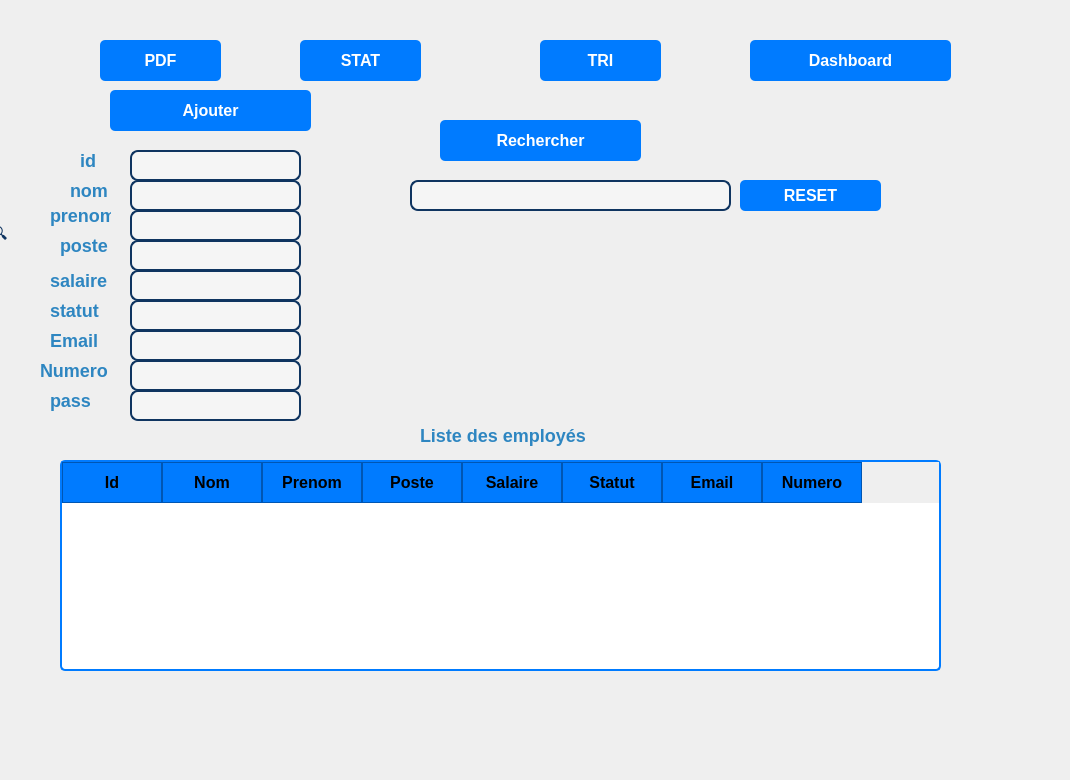
    <widget class="QWidget" name="page_1">
     <widget class="QWidget" name="maincontent_2" native="true">
      <property name="geometry">
       <rect>
        <x>-20</x>
        <y>20</y>
        <width>1061</width>
        <height>751</height>
       </rect>
      </property>
      <property name="sizePolicy">
       <sizepolicy hsizetype="Preferred" vsizetype="Preferred">
        <horstretch>10</horstretch>
        <verstretch>16</verstretch>
       </sizepolicy>
      </property>
      <property name="styleSheet">
       <string notr="true">QWidget#maincontent
 {
    background-color: white;
}
</string>
      </property>
      <widget class="QPushButton" name="pushButton_4">
       <property name="geometry">
        <rect>
         <x>120</x>
         <y>20</y>
         <width>121</width>
         <height>41</height>
        </rect>
       </property>
       <property name="styleSheet">
        <string notr="true">QPushButton {
    background-color: #007bff;  /* Bleu */
    color: white;
    border-radius: 5px;
    padding: 8px 15px;
    font-size: 12pt;
    font-weight: bold;
}

QPushButton:hover {
    background-color: #0056b3;  /* Bleu foncé au survol */
}

</string>
       </property>
       <property name="text">
        <string>PDF</string>
       </property>
      </widget>
      <widget class="QLabel" name="label_5">
       <property name="geometry">
        <rect>
         <x>0</x>
         <y>200</y>
         <width>41</width>
         <height>31</height>
        </rect>
       </property>
       <property name="styleSheet">
        <string notr="true">QLabel {
    font-size: 16px;
    color: #0f3460;
    padding-left: 8px;
}
</string>
       </property>
       <property name="text">
        <string>🔍</string>
       </property>
      </widget>
      <widget class="QPushButton" name="btn_stats">
       <property name="geometry">
        <rect>
         <x>320</x>
         <y>20</y>
         <width>121</width>
         <height>41</height>
        </rect>
       </property>
       <property name="styleSheet">
        <string notr="true">QPushButton {
    background-color: #007bff;  /* Bleu */
    color: white;
    border-radius: 5px;
    padding: 8px 15px;
    font-size: 12pt;
    font-weight: bold;
}

QPushButton:hover {
    background-color: #0056b3;  /* Bleu foncé au survol */
}
</string>
       </property>
       <property name="text">
        <string>STAT</string>
       </property>
      </widget>
      <widget class="QLabel" name="label">
       <property name="geometry">
        <rect>
         <x>440</x>
         <y>400</y>
         <width>191</width>
         <height>31</height>
        </rect>
       </property>
       <property name="styleSheet">
        <string notr="true">color: #2E86C1; /* Couleur du texte */
font-size: 18px; /* Taille de la police */
font-weight: bold; /* Texte en gras */</string>
       </property>
       <property name="text">
        <string>Liste des employés</string>
       </property>
      </widget>
      <widget class="QTableWidget" name="tableWidget">
       <property name="geometry">
        <rect>
         <x>80</x>
         <y>440</y>
         <width>881</width>
         <height>211</height>
        </rect>
       </property>
       <property name="styleSheet">
        <string notr="true">QTableWidget {
    border: 2px solid #007bff;
    border-radius: 5px;
    gridline-color: #007bff;
    font-size: 12pt;
    font-weight: bold;
    background-color: white;  /* Add this */
    color: black;           /* Add this */
}

/* Add this to make sure items are visible */
QTableWidget QTableCornerButton::section {
    background-color: #007bff;
    border: 1px solid #0056b3;
}

/* Header Styling */
QHeaderView::section {
    background-color: #007bff; /* Blue header */
    color: black;
    padding: 8px;
    border: 1px solid #0056b3; /* Dark blue border */
    font-size: 12pt;
    font-weight: bold;
}

/* Table Cells */
QTableWidget::item {
    padding: 8px;
	color: black
text-color:black;
}

/* Selected Row Styling */
QTableWidget::item:selected {
    background-color: #0056b3; /* Darker blue */
    color: black;
}
</string>
       </property>
       <column>
        <property name="text">
         <string>Id</string>
        </property>
       </column>
       <column>
        <property name="text">
         <string>Nom</string>
        </property>
       </column>
       <column>
        <property name="text">
         <string>Prenom</string>
        </property>
       </column>
       <column>
        <property name="text">
         <string>Poste</string>
        </property>
       </column>
       <column>
        <property name="text">
         <string>Salaire</string>
        </property>
       </column>
       <column>
        <property name="text">
         <string>Statut</string>
        </property>
       </column>
       <column>
        <property name="text">
         <string>Email</string>
        </property>
       </column>
       <column>
        <property name="text">
         <string>Numero</string>
        </property>
       </column>
      </widget>
      <widget class="QPushButton" name="btn_add">
       <property name="geometry">
        <rect>
         <x>130</x>
         <y>70</y>
         <width>201</width>
         <height>41</height>
        </rect>
       </property>
       <property name="styleSheet">
        <string notr="true">QPushButton {
    background-color: #007bff;  /* Bleu */
    color: white;
    border-radius: 5px;
    padding: 8px 15px;
    font-size: 12pt;
    font-weight: bold;
}

QPushButton:hover {
    background-color: #0056b3;  /* Bleu foncé au survol */
}

</string>
       </property>
       <property name="text">
        <string>Ajouter</string>
       </property>
      </widget>
      <widget class="QLineEdit" name="le_nom">
       <property name="geometry">
        <rect>
         <x>150</x>
         <y>160</y>
         <width>171</width>
         <height>31</height>
        </rect>
       </property>
       <property name="styleSheet">
        <string notr="true">QLineEdit {
    background-color: #f5f5f5;  /* Fond gris clair moderne */
    border: 2px solid #0f3460;  /* Bordure bleu foncé */
    border-radius: 8px;  /* Coins arrondis */
    padding: 8px 12px;  /* Espacement du texte */
    font-size: 14px;
    color: #333;  /* Couleur du texte */
}

QLineEdit:focus {
    border: 2px solid #e94560;  /* Bordure rouge clair quand on clique */
    background-color: white;  /* Fond blanc au focus */
}
</string>
       </property>
      </widget>
      <widget class="QLineEdit" name="le_poste">
       <property name="geometry">
        <rect>
         <x>150</x>
         <y>220</y>
         <width>171</width>
         <height>31</height>
        </rect>
       </property>
       <property name="styleSheet">
        <string notr="true">QLineEdit {
    background-color: #f5f5f5;  /* Fond gris clair moderne */
    border: 2px solid #0f3460;  /* Bordure bleu foncé */
    border-radius: 8px;  /* Coins arrondis */
    padding: 8px 12px;  /* Espacement du texte */
    font-size: 14px;
    color: #333;  /* Couleur du texte */
}

QLineEdit:focus {
    border: 2px solid #e94560;  /* Bordure rouge clair quand on clique */
    background-color: white;  /* Fond blanc au focus */
}
</string>
       </property>
      </widget>
      <widget class="QLineEdit" name="le_prenom">
       <property name="geometry">
        <rect>
         <x>150</x>
         <y>190</y>
         <width>171</width>
         <height>31</height>
        </rect>
       </property>
       <property name="styleSheet">
        <string notr="true">QLineEdit {
    background-color: #f5f5f5;  /* Fond gris clair moderne */
    border: 2px solid #0f3460;  /* Bordure bleu foncé */
    border-radius: 8px;  /* Coins arrondis */
    padding: 8px 12px;  /* Espacement du texte */
    font-size: 14px;
    color: #333;  /* Couleur du texte */
}

QLineEdit:focus {
    border: 2px solid #e94560;  /* Bordure rouge clair quand on clique */
    background-color: white;  /* Fond blanc au focus */
}
</string>
       </property>
      </widget>
      <widget class="QLineEdit" name="le_salaire">
       <property name="geometry">
        <rect>
         <x>150</x>
         <y>250</y>
         <width>171</width>
         <height>31</height>
        </rect>
       </property>
       <property name="styleSheet">
        <string notr="true">QLineEdit {
    background-color: #f5f5f5;  /* Fond gris clair moderne */
    border: 2px solid #0f3460;  /* Bordure bleu foncé */
    border-radius: 8px;  /* Coins arrondis */
    padding: 8px 12px;  /* Espacement du texte */
    font-size: 14px;
    color: #333;  /* Couleur du texte */
}

QLineEdit:focus {
    border: 2px solid #e94560;  /* Bordure rouge clair quand on clique */
    background-color: white;  /* Fond blanc au focus */
}
</string>
       </property>
      </widget>
      <widget class="QLineEdit" name="statut">
       <property name="geometry">
        <rect>
         <x>150</x>
         <y>280</y>
         <width>171</width>
         <height>31</height>
        </rect>
       </property>
       <property name="styleSheet">
        <string notr="true">QLineEdit {
    background-color: #f5f5f5;  /* Fond gris clair moderne */
    border: 2px solid #0f3460;  /* Bordure bleu foncé */
    border-radius: 8px;  /* Coins arrondis */
    padding: 8px 12px;  /* Espacement du texte */
    font-size: 14px;
    color: #333;  /* Couleur du texte */
}

QLineEdit:focus {
    border: 2px solid #e94560;  /* Bordure rouge clair quand on clique */
    background-color: white;  /* Fond blanc au focus */
}
</string>
       </property>
      </widget>
      <widget class="QLineEdit" name="le_numero">
       <property name="geometry">
        <rect>
         <x>150</x>
         <y>340</y>
         <width>171</width>
         <height>31</height>
        </rect>
       </property>
       <property name="styleSheet">
        <string notr="true">QLineEdit {
    background-color: #f5f5f5;  /* Fond gris clair moderne */
    border: 2px solid #0f3460;  /* Bordure bleu foncé */
    border-radius: 8px;  /* Coins arrondis */
    padding: 8px 12px;  /* Espacement du texte */
    font-size: 14px;
    color: #333;  /* Couleur du texte */
}

QLineEdit:focus {
    border: 2px solid #e94560;  /* Bordure rouge clair quand on clique */
    background-color: white;  /* Fond blanc au focus */
}
</string>
       </property>
      </widget>
      <widget class="QLineEdit" name="le_email">
       <property name="geometry">
        <rect>
         <x>150</x>
         <y>310</y>
         <width>171</width>
         <height>31</height>
        </rect>
       </property>
       <property name="styleSheet">
        <string notr="true">QLineEdit {
    background-color: #f5f5f5;  /* Fond gris clair moderne */
    border: 2px solid #0f3460;  /* Bordure bleu foncé */
    border-radius: 8px;  /* Coins arrondis */
    padding: 8px 12px;  /* Espacement du texte */
    font-size: 14px;
    color: #333;  /* Couleur du texte */
}

QLineEdit:focus {
    border: 2px solid #e94560;  /* Bordure rouge clair quand on clique */
    background-color: white;  /* Fond blanc au focus */
}
</string>
       </property>
      </widget>
      <widget class="QLineEdit" name="le_id">
       <property name="geometry">
        <rect>
         <x>150</x>
         <y>130</y>
         <width>171</width>
         <height>31</height>
        </rect>
       </property>
       <property name="styleSheet">
        <string notr="true">QLineEdit {
    background-color: #f5f5f5;  /* Fond gris clair moderne */
    border: 2px solid #0f3460;  /* Bordure bleu foncé */
    border-radius: 8px;  /* Coins arrondis */
    padding: 8px 12px;  /* Espacement du texte */
    font-size: 14px;
    color: #333;  /* Couleur du texte */
}

QLineEdit:focus {
    border: 2px solid #e94560;  /* Bordure rouge clair quand on clique */
    background-color: white;  /* Fond blanc au focus */
}
</string>
       </property>
      </widget>
      <widget class="QLabel" name="label_2">
       <property name="geometry">
        <rect>
         <x>100</x>
         <y>130</y>
         <width>31</width>
         <height>21</height>
        </rect>
       </property>
       <property name="styleSheet">
        <string notr="true">color: #2E86C1; /* Couleur du texte */
font-size: 18px; /* Taille de la police */
font-weight: bold; /* Texte en gras */</string>
       </property>
       <property name="text">
        <string>id</string>
       </property>
      </widget>
      <widget class="QLabel" name="label_3">
       <property name="geometry">
        <rect>
         <x>80</x>
         <y>210</y>
         <width>51</width>
         <height>31</height>
        </rect>
       </property>
       <property name="styleSheet">
        <string notr="true">color: #2E86C1; /* Couleur du texte */
font-size: 18px; /* Taille de la police */
font-weight: bold; /* Texte en gras */</string>
       </property>
       <property name="text">
        <string>poste</string>
       </property>
      </widget>
      <widget class="QLabel" name="label_4">
       <property name="geometry">
        <rect>
         <x>70</x>
         <y>250</y>
         <width>61</width>
         <height>21</height>
        </rect>
       </property>
       <property name="styleSheet">
        <string notr="true">color: #2E86C1; /* Couleur du texte */
font-size: 18px; /* Taille de la police */
font-weight: bold; /* Texte en gras */</string>
       </property>
       <property name="text">
        <string>salaire</string>
       </property>
      </widget>
      <widget class="QLabel" name="label_6">
       <property name="geometry">
        <rect>
         <x>70</x>
         <y>280</y>
         <width>51</width>
         <height>21</height>
        </rect>
       </property>
       <property name="styleSheet">
        <string notr="true">color: #2E86C1; /* Couleur du texte */
font-size: 18px; /* Taille de la police */
font-weight: bold; /* Texte en gras */</string>
       </property>
       <property name="text">
        <string>statut</string>
       </property>
      </widget>
      <widget class="QLabel" name="label_7">
       <property name="geometry">
        <rect>
         <x>90</x>
         <y>160</y>
         <width>41</width>
         <height>21</height>
        </rect>
       </property>
       <property name="styleSheet">
        <string notr="true">color: #2E86C1; /* Couleur du texte */
font-size: 18px; /* Taille de la police */
font-weight: bold; /* Texte en gras */</string>
       </property>
       <property name="text">
        <string>nom</string>
       </property>
      </widget>
      <widget class="QLabel" name="label_8">
       <property name="geometry">
        <rect>
         <x>60</x>
         <y>340</y>
         <width>71</width>
         <height>21</height>
        </rect>
       </property>
       <property name="styleSheet">
        <string notr="true">color: #2E86C1; /* Couleur du texte */
font-size: 18px; /* Taille de la police */
font-weight: bold; /* Texte en gras */</string>
       </property>
       <property name="text">
        <string>Numero</string>
       </property>
      </widget>
      <widget class="QLabel" name="label_9">
       <property name="geometry">
        <rect>
         <x>70</x>
         <y>310</y>
         <width>51</width>
         <height>21</height>
        </rect>
       </property>
       <property name="styleSheet">
        <string notr="true">color: #2E86C1; /* Couleur du texte */
font-size: 18px; /* Taille de la police */
font-weight: bold; /* Texte en gras */</string>
       </property>
       <property name="text">
        <string>Email</string>
       </property>
      </widget>
      <widget class="QLabel" name="label_10">
       <property name="geometry">
        <rect>
         <x>70</x>
         <y>180</y>
         <width>61</width>
         <height>31</height>
        </rect>
       </property>
       <property name="styleSheet">
        <string notr="true">color: #2E86C1; /* Couleur du texte */
font-size: 18px; /* Taille de la police */
font-weight: bold; /* Texte en gras */</string>
       </property>
       <property name="text">
        <string>prenom</string>
       </property>
      </widget>
      <widget class="QLineEdit" name="le_pass">
       <property name="geometry">
        <rect>
         <x>150</x>
         <y>370</y>
         <width>171</width>
         <height>31</height>
        </rect>
       </property>
       <property name="styleSheet">
        <string notr="true">QLineEdit {
    background-color: #f5f5f5;  /* Fond gris clair moderne */
    border: 2px solid #0f3460;  /* Bordure bleu foncé */
    border-radius: 8px;  /* Coins arrondis */
    padding: 8px 12px;  /* Espacement du texte */
    font-size: 14px;
    color: #333;  /* Couleur du texte */
}

QLineEdit:focus {
    border: 2px solid #e94560;  /* Bordure rouge clair quand on clique */
    background-color: white;  /* Fond blanc au focus */
}
</string>
       </property>
      </widget>
      <widget class="QLabel" name="label_11">
       <property name="geometry">
        <rect>
         <x>70</x>
         <y>370</y>
         <width>41</width>
         <height>21</height>
        </rect>
       </property>
       <property name="styleSheet">
        <string notr="true">color: #2E86C1; /* Couleur du texte */
font-size: 18px; /* Taille de la police */
font-weight: bold; /* Texte en gras */</string>
       </property>
       <property name="text">
        <string>pass</string>
       </property>
      </widget>
      <widget class="QPushButton" name="btn_tri">
       <property name="geometry">
        <rect>
         <x>560</x>
         <y>20</y>
         <width>121</width>
         <height>41</height>
        </rect>
       </property>
       <property name="styleSheet">
        <string notr="true">QPushButton {
    background-color: #007bff;  /* Bleu */
    color: white;
    border-radius: 5px;
    padding: 8px 15px;
    font-size: 12pt;
    font-weight: bold;
}

QPushButton:hover {
    background-color: #0056b3;  /* Bleu foncé au survol */
}
</string>
       </property>
       <property name="text">
        <string>TRI</string>
       </property>
      </widget>
      <widget class="QLineEdit" name="le_recherche_nom">
       <property name="geometry">
        <rect>
         <x>430</x>
         <y>160</y>
         <width>321</width>
         <height>31</height>
        </rect>
       </property>
       <property name="styleSheet">
        <string notr="true">QLineEdit {
    background-color: #f5f5f5;  /* Fond gris clair moderne */
    border: 2px solid #0f3460;  /* Bordure bleu foncé */
    border-radius: 8px;  /* Coins arrondis */
    padding: 8px 12px;  /* Espacement du texte */
    font-size: 14px;
    color: #333;  /* Couleur du texte */
}

QLineEdit:focus {
    border: 2px solid #e94560;  /* Bordure rouge clair quand on clique */
    background-color: white;  /* Fond blanc au focus */
}
</string>
       </property>
      </widget>
      <widget class="QPushButton" name="btn_recherche">
       <property name="geometry">
        <rect>
         <x>460</x>
         <y>100</y>
         <width>201</width>
         <height>41</height>
        </rect>
       </property>
       <property name="styleSheet">
        <string notr="true">QPushButton {
    background-color: #007bff;  /* Bleu */
    color: white;
    border-radius: 5px;
    padding: 8px 15px;
    font-size: 12pt;
    font-weight: bold;
}

QPushButton:hover {
    background-color: #0056b3;  /* Bleu foncé au survol */
}

</string>
       </property>
       <property name="text">
        <string>Rechercher</string>
       </property>
      </widget>
      <widget class="QPushButton" name="btn_reset_recherche">
       <property name="geometry">
        <rect>
         <x>760</x>
         <y>160</y>
         <width>141</width>
         <height>31</height>
        </rect>
       </property>
       <property name="styleSheet">
        <string notr="true">QPushButton {
    background-color: #007bff;  /* Bleu */
    color: white;
    border-radius: 5px;
    padding: 8px 15px;
    font-size: 12pt;
    font-weight: bold;
}

QPushButton:hover {
    background-color: #0056b3;  /* Bleu foncé au survol */
}

</string>
       </property>
       <property name="text">
        <string>RESET</string>
       </property>
      </widget>
      <widget class="QPushButton" name="btn_dashboard">
       <property name="geometry">
        <rect>
         <x>770</x>
         <y>20</y>
         <width>201</width>
         <height>41</height>
        </rect>
       </property>
       <property name="styleSheet">
        <string notr="true">QPushButton {
    background-color: #007bff;  /* Bleu */
    color: white;
    border-radius: 5px;
    padding: 8px 15px;
    font-size: 12pt;
    font-weight: bold;
}

QPushButton:hover {
    background-color: #0056b3;  /* Bleu foncé au survol */
}

</string>
       </property>
       <property name="text">
        <string>Dashboard</string>
       </property>
      </widget>
      <widget class="QWidget" name="BarChartWidget" native="true">
       <property name="geometry">
        <rect>
         <x>320</x>
         <y>220</y>
         <width>631</width>
         <height>181</height>
        </rect>
       </property>
      </widget>
     </widget>
    </widget>
